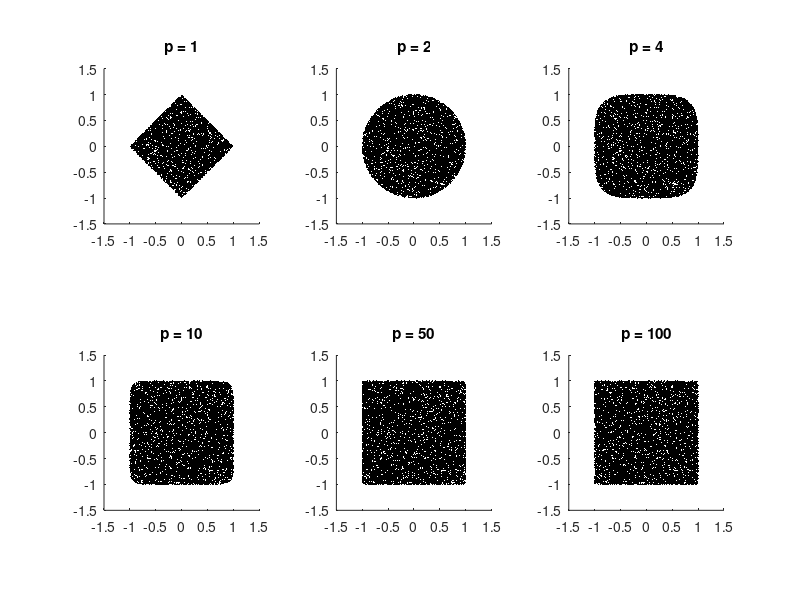

Write the MATLAB code that produced this figure.
clc; clear; close all;

% 参数
N = 50000;                 % 随机点数量
range = 1.5;               % 采样范围 [-range, range]
p_list = [1, 2, 4, 10, 50, 100];  % 不同 p 值

% 随机采样
x = (rand(N,1)*2 - 1) * range;
y = (rand(N,1)*2 - 1) * range;

figure;

for k = 1:length(p_list)
    
    p = p_list(k);
    
    % p-norm 判定：|x|^p + |y|^p <= 1
    inside = (abs(x).^p + abs(y).^p) <= 1;
    
    subplot(2,3,k);
    hold on;
    

    
    % 内部点（红色）
    plot(x(inside), y(inside), '.k', 'MarkerSize', 2);
    
    axis equal;
    xlim([-range range]);
    ylim([-range range]);
    
    title(['p = ', num2str(p)]);
    
end
